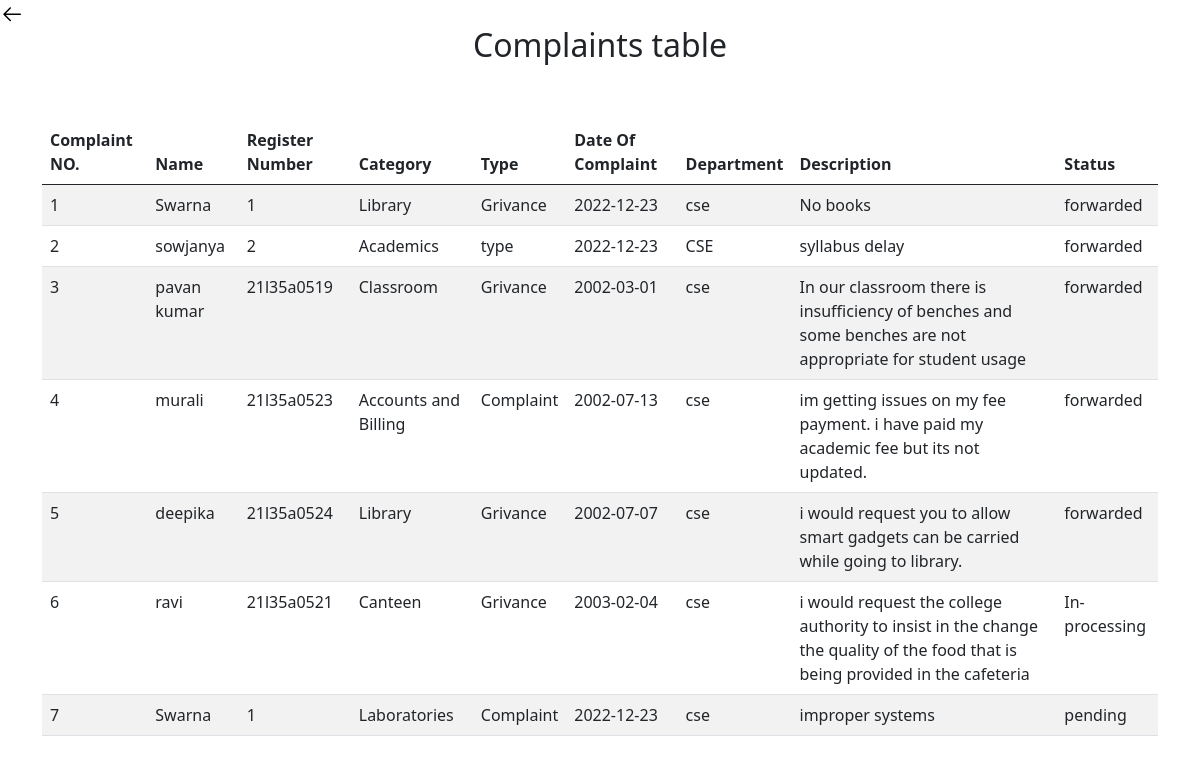
Page /coordinator/allcom.php (signed in) on the committed database.
### tables this page shows
CREATE TABLE `complaint` (
  `sno` int(100) NOT NULL,
  `name` varchar(100) NOT NULL,
  `id` varchar(100) NOT NULL,
  `cat` varchar(100) NOT NULL,
  `type` varchar(100) NOT NULL,
  `dateof` date NOT NULL,
  `description` varchar(1000) NOT NULL,
  `dept` varchar(100) NOT NULL,
  `filename` varchar(1000) NOT NULL,
  `status` varchar(100) NOT NULL,
  `access` varchar(100) NOT NULL DEFAULT 'C'
);

### coordinator/allcom.php (the view, shortened to what this page needs)
    <?php
  include 'conn.php';
  ?>
<!DOCTYPE html>
<html lang="en">
<head>
    <link href="https://cdn.jsdelivr.net/npm/bootstrap@5.0.2/dist/css/bootstrap.min.css" rel="stylesheet">
</head>
<body>
<a href="coorddash.php">
<svg xmlns="http://www.w3.org/2000/svg" viewBox="0 0 24 24" width="24" height="24"><path d="M10.78 19.03a.75.75 0 01-1.06 0l-6.25-6.25a.75.75 0 010-1.06l6.25-6.25a.749.749 0 011.275.326.749.749 0 01-.215.734L5.81 11.5h14.44a.75.75 0 010 1.5H5.81l4.97 4.97a.75.75 0 010 1.06z"></path></svg></a>
    <center>
    <h2>Complaints table</h2>
    <center>
      <br><br>
    <?php
    $res=mysqli_query($link,"select * from complaint");
    $count=mysqli_num_rows($res);
    if($count==0){
        echo `<h1>U have no complaints</h1>`;
    }
    else {
        ?>
    <div class="container">
<table class="table table-striped table-hover">
  <thead>
    <tr>
    <th scope="col">Complaint NO.</th>
      <th scope="col">Name</th>
      <th scope="col">Register Number</th>
      <th scope="col">Category</th>
      <th scope="col">Type</th>
      <th scope="col">Date Of Complaint</th>
      <th scope="col">Department</th>
      <th scope="col">Description</th>
      <th scope="col">Status</th>
    </tr>
  </thead>
  <tbody>
    <?php
    while($values=mysqli_fetch_array($res))
    {
        echo "<tr>";
        echo "<td>";    echo " $values[sno] ";   echo "</td>";
            echo "<td>";    echo " $values[name] ";   echo "</td>";
            echo "<td>";    echo " $values[id] ";   echo "</td>";
            echo "<td>";    echo " $values[cat] ";   echo "</td>";
            echo "<td>";    echo " $values[type] ";   echo "</td>";
            echo "<td>";    echo " $values[dateof] ";   echo "</td>";
            echo "<td>";    echo " $values[dept] ";   echo "</td>";
            echo "<td>";    echo " $values[description] ";   echo "</td>";
    echo "<td>";
    if($values['access']=='H')
    {
          echo 'forwarded';
    }
    else{
          echo "$values[status]";
    }
    echo "</td>";
            echo "</tr>";
    }
    ?>
        <?php
    }
    ?>
    </div>
</body>
</html>

### coordinator/allcom.php (style rules this page uses)
body { background-image: url('../bg.jpg'); }

### rows in the picture
complaint: sno "1", name "Swarna", id "1", cat "Library", type "Grivance", dateof "2022-12-23", dept "cse", description "No books", access "forwarded"
complaint: sno "2", name "sowjanya", id "2", cat "Academics", type "type", dateof "2022-12-23", dept "CSE", description "syllabus delay", access "forwarded"
complaint: sno "3", name "pavan kumar", id "21l35a0519", cat "Classroom", type "Grivance", dateof "2002-03-01", dept "cse", description "In our classroom there is insufficiency of benches and some benches are not appropriate for student usage", access "forwarded"
complaint: sno "4", name "murali", id "21l35a0523", cat "Accounts and Billing", type "Complaint", dateof "2002-07-13", dept "cse", description "im getting issues on my fee payment. i have paid my academic fee but its not updated.", access "forwarded"
complaint: sno "5", name "deepika", id "21l35a0524", cat "Library", type "Grivance", dateof "2002-07-07", dept "cse", description "i would request you to allow smart gadgets can be carried while going to library.", access "forwarded"
complaint: sno "6", name "ravi", id "21l35a0521", cat "Canteen", type "Grivance", dateof "2003-02-04", dept "cse", description "i would request the college authority to insist in the change the quality of the food that is being provided in the cafeteria", status "In-processing"
complaint: sno "7", name "Swarna", id "1", cat "Laboratories", type "Complaint", dateof "2022-12-23", dept "cse", description "improper systems", status "pending"
